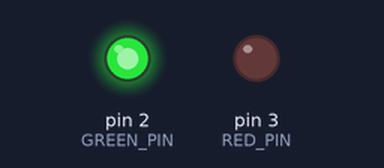
Recording of a sketch running on a simulated Arduino Uno, built with avr-gcc and run on an emulated ATmega328P. On the bench: output pins drawn as LEDs (lit = HIGH).

Above: at 0.5 s.
At 3.27 s:
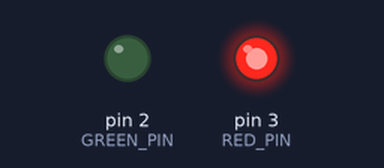
At 7.42 s:
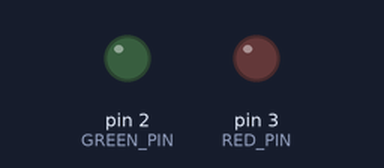
Timing chart, 0 to 8.7 s (numbered marks = the images above):
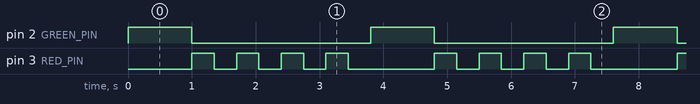

The sketch:

T1.ino
```cpp
int GREEN_PIN = 2;
int RED_PIN = 3;


void showGranted() {
  digitalWrite(GREEN_PIN, HIGH);
  delay(1000);
  digitalWrite(GREEN_PIN, LOW);

}

void showDenied() {
  for (int i = 0; i < 4; i++) {
    digitalWrite(RED_PIN, HIGH);
    delay(350);
    digitalWrite(RED_PIN, LOW);
    delay(350);
  }
}


void setup() {
  pinMode(GREEN_PIN, OUTPUT);
  pinMode(RED_PIN, OUTPUT);
}

void loop() {
  showGranted();
  showDenied();
}
```

Measured:
- by itself, pin 2 (GREEN_PIN): alternates HIGH for 1.0 s and LOW for 2.8 s
- by itself, pin 3 (RED_PIN): repeats every 3.8 s: 3 × (LOW 0.35 s, HIGH 0.35 s), LOW 1.4 s, HIGH 0.35 s
- by itself, everything shown: repeats every 3.8 s, in 9 steps
